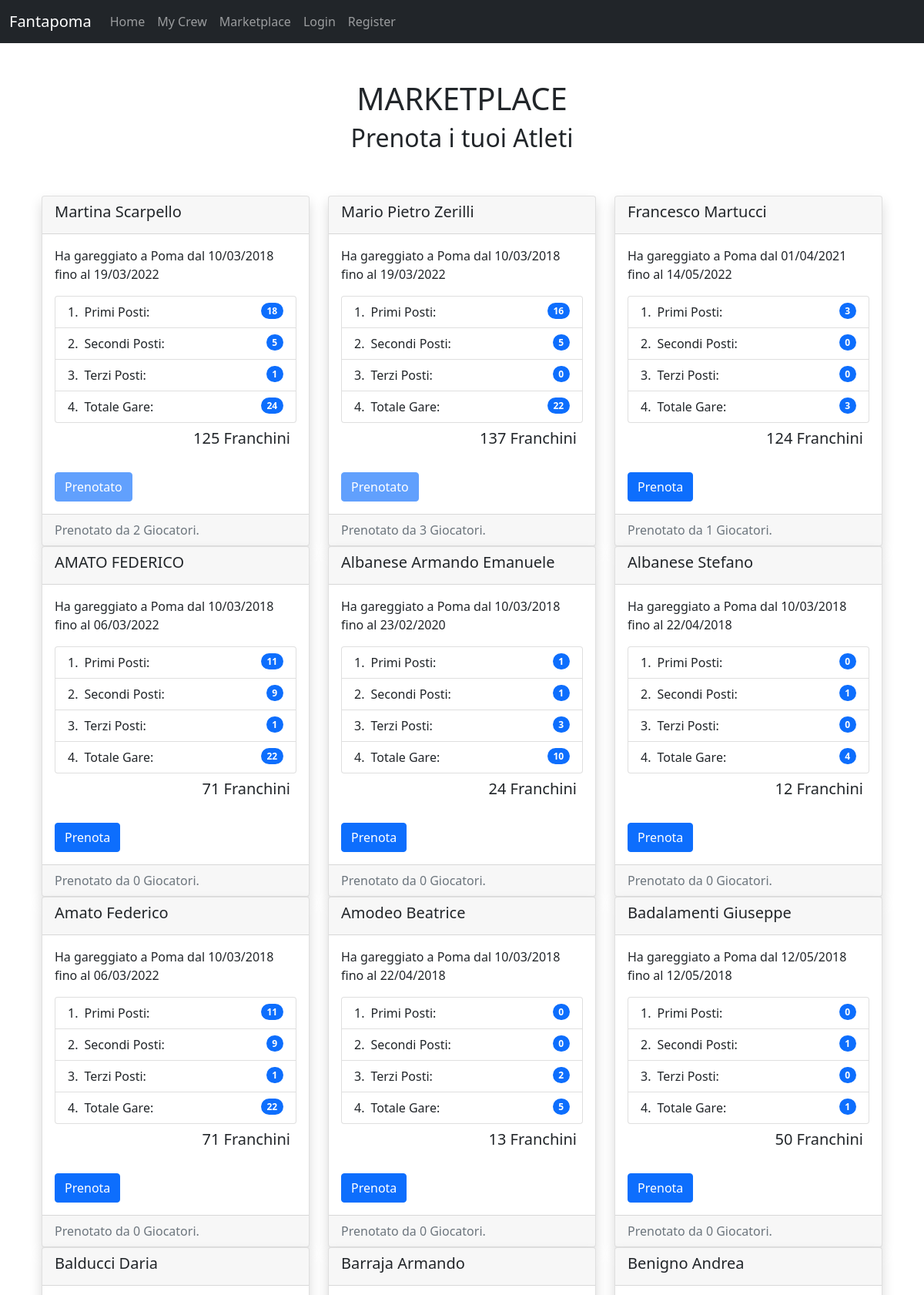
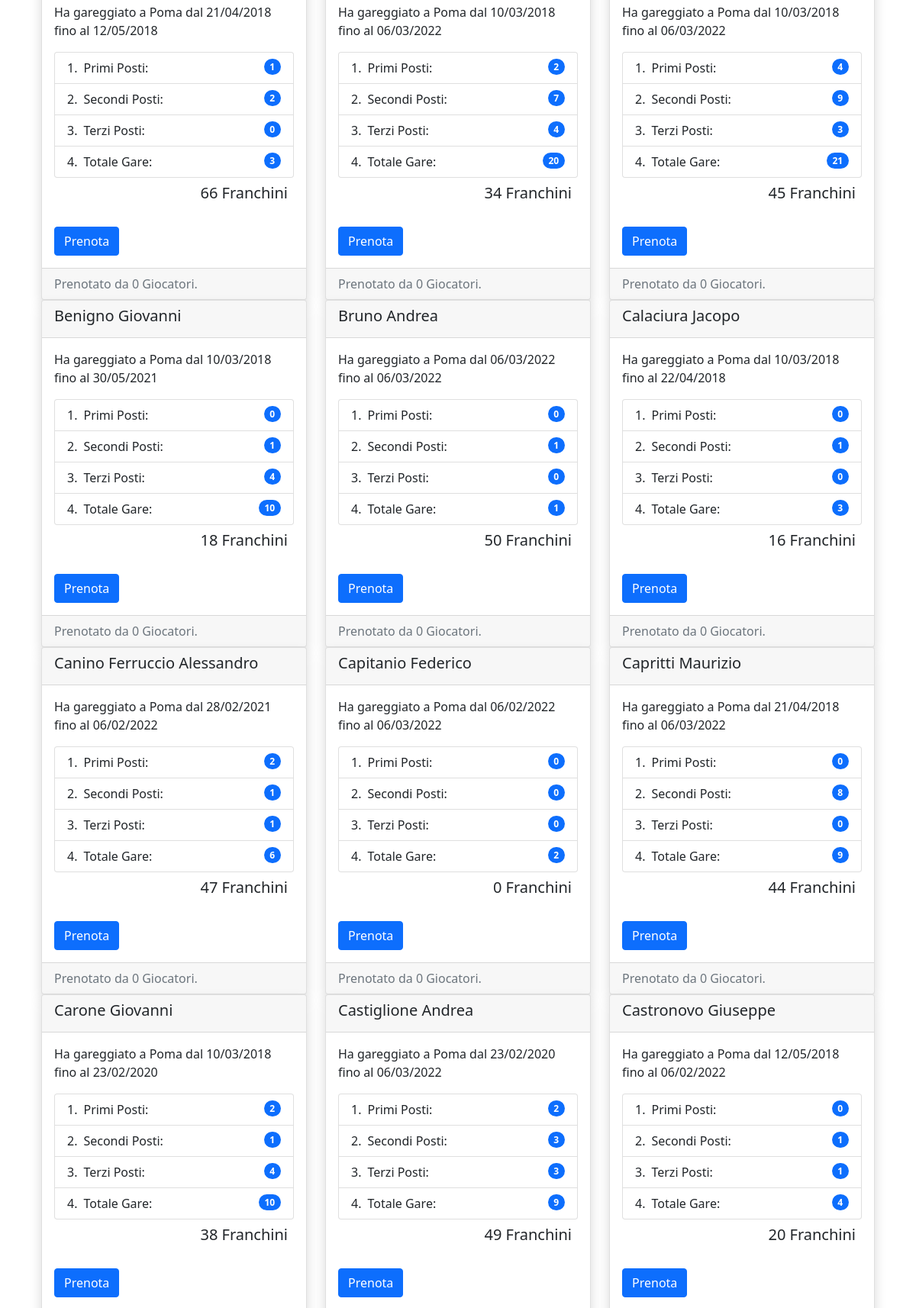
Page /fantapoma/marketplace/ (signed in, upper part) on the committed database (2 pictures, top to bottom).
### fantapoma/models.py (models this page shows, shortened)
class Athlete(models.Model):
    name = models.CharField(max_length=200)
    total = models.IntegerField('Total Races', default=0)
    first = models.IntegerField(default=0)
    second = models.IntegerField(default=0)
    third = models.IntegerField(default=0)
    first_time = models.DateField('First Race Date')
    last_time = models.DateField('Last Race Date')
    points = models.IntegerField(default=0)
    player = models.ManyToManyField(User)
    @property
    def bookings(self):
        n = self.player.all().count()
        return n
    @property
    def adjusted_points(self):
        booking_term = self.points*(math.tanh(self.bookings/4))
        adjusted_points = self.points + booking_term
        return int(adjusted_points)

### fantapoma/views.py (the view)
# urls.py: path('marketplace/', AthleteView.as_view(), name='marketplace'),
class AthleteView(ListView):
    template_name = "fantapoma/marketplace.html"
    model = Athlete
    def get_context_data(self, **kwargs):
        self.user = self.request.user
        context = super().get_context_data(**kwargs)
        atlethes = self.user.athlete_set.all().values_list('name', flat=True)
        context['atleti'] = list(atlethes)
        return context

### fantapoma/templates/fantapoma/marketplace.html (shortened to what this page needs)
{% extends "base.html" %}
{% block content %}
<div class="container header text-center mt-5">
  <h1>MARKETPLACE</h1>
  <h2>Prenota i tuoi Atleti</h2>
</div>
<div class="container card-container mt-5">
  <div class="container-fluid object">
    <div class="row">
    {% for object in object_list %}
      <div class="col-sm-4">
        <div class="card shadow">
          <div class="card-header">
            <h5>{{object.name}}</h5>
          </div>
          <div class="card-body">
            <p class="card-text">Ha gareggiato a Poma dal {{object.first_time|date:'d/m/Y'}} fino al {{object.last_time|date:'d/m/Y'}}</p>
            <ul class="list-group list-group-numbered">
              <li class="list-group-item d-flex justify-content-between align-items-start">
                <div class="ms-2 me-auto">Primi Posti:</div>
                <span class="badge bg-primary rounded-pill">{{object.first}}</span>
              </li>
              <li class="list-group-item d-flex justify-content-between align-items-start">
                <div class="ms-2 me-auto">Secondi Posti:</div>
                <span class="badge bg-primary rounded-pill">{{object.second}}</span>
              </li>
              <li class="list-group-item d-flex justify-content-between align-items-start">
                <div class="ms-2 me-auto">Terzi Posti:</div>
                <span class="badge bg-primary rounded-pill">{{object.third}}</span>
              </li>
              <li class="list-group-item d-flex justify-content-between align-items-start">
                <div class="ms-2 me-auto">Totale Gare:</div>
                <span class="badge bg-primary rounded-pill">{{object.total}}</span>
              </li>
            </ul>
            <h5 class="card-text text-end m-2">{{object.adjusted_points}} Franchini</h5>
            <form method="post">
              {% if object.name in atleti %}
              <input type="Submit" value="Prenotato" class="btn btn-primary disabled mt-4">
              {% else %}
              <input type="Submit" value="Prenota" class="btn btn-primary mt-4">
              {% endif %}
            </form>
          </div>
          <div class="card-footer text-muted">
            Prenotato da {{ object.bookings }} Giocatori.
          </div>
        </div>
      </div>
    {% endfor %}
    </div>
  </div>
</div>
{% endblock %}

### rows in the picture
Athlete: name "Martina Scarpello", first_time "10/03/2018", last_time "19/03/2022", first "18", second "5", third "1", total "24", adjusted_points "125", bookings "2"
Athlete: name "Mario Pietro Zerilli", first_time "10/03/2018", last_time "19/03/2022", first "16", second "5", third "0", total "22", adjusted_points "137", bookings "3"
Athlete: name "Francesco Martucci", first_time "01/04/2021", last_time "14/05/2022", first "3", second "0", third "0", total "3", adjusted_points "124", bookings "1"
Athlete: name "AMATO FEDERICO", first_time "10/03/2018", last_time "06/03/2022", first "11", second "9", third "1", total "22", adjusted_points "71", bookings "0"
Athlete: name "Albanese Armando Emanuele", first_time "10/03/2018", last_time "23/02/2020", first "1", second "1", third "3", total "10", adjusted_points "24", bookings "0"
Athlete: name "Albanese Stefano", first_time "10/03/2018", last_time "22/04/2018", first "0", second "1", third "0", total "4", adjusted_points "12", bookings "0"
Athlete: name "Amato Federico", first_time "10/03/2018", last_time "06/03/2022", first "11", second "9", third "1", total "22", adjusted_points "71", bookings "0"
Athlete: name "Amodeo Beatrice", first_time "10/03/2018", last_time "22/04/2018", first "0", second "0", third "2", total "5", adjusted_points "13", bookings "0"
Athlete: name "Badalamenti Giuseppe", first_time "12/05/2018", last_time "12/05/2018", first "0", second "1", third "0", total "1", adjusted_points "50", bookings "0"
Athlete: name "Balducci Daria", first_time "21/04/2018", last_time "12/05/2018", first "1", second "2", third "0", total "3", adjusted_points "66", bookings "0"
Athlete: name "Barraja Armando", first_time "10/03/2018", last_time "06/03/2022", first "2", second "7", third "4", total "20", adjusted_points "34", bookings "0"
Athlete: name "Benigno Andrea", first_time "10/03/2018", last_time "06/03/2022", first "4", second "9", third "3", total "21", adjusted_points "45", bookings "0"
Athlete: name "Benigno Giovanni", first_time "10/03/2018", last_time "30/05/2021", first "0", second "1", third "4", total "10", adjusted_points "18", bookings "0"
Athlete: name "Bruno Andrea", first_time "06/03/2022", last_time "06/03/2022", first "0", second "1", third "0", total "1", adjusted_points "50", bookings "0"
Athlete: name "Calaciura Jacopo", first_time "10/03/2018", last_time "22/04/2018", first "0", second "1", third "0", total "3", adjusted_points "16", bookings "0"
Athlete: name "Canino Ferruccio Alessandro", first_time "28/02/2021", last_time "06/02/2022", first "2", second "1", third "1", total "6", adjusted_points "47", bookings "0"
Athlete: name "Capitanio Federico", first_time "06/02/2022", last_time "06/03/2022", first "0", second "0", third "0", total "2", adjusted_points "0", bookings "0"
Athlete: name "Capritti Maurizio", first_time "21/04/2018", last_time "06/03/2022", first "0", second "8", third "0", total "9", adjusted_points "44", bookings "0"
Athlete: name "Carone Giovanni", first_time "10/03/2018", last_time "23/02/2020", first "2", second "1", third "4", total "10", adjusted_points "38"
Athlete: name "Castiglione Andrea", first_time "23/02/2020", last_time "06/03/2022", first "2", second "3", third "3", total "9", adjusted_points "49"
Athlete: name "Castronovo Giuseppe", first_time "12/05/2018", last_time "06/02/2022", first "0", second "1", third "1", total "4", adjusted_points "20"
